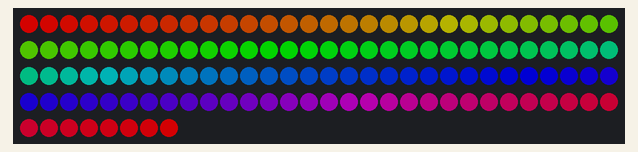
Recording of a sketch running on a simulated Arduino Uno, built with avr-gcc and run on an emulated ATmega328P. Shown: 128 RGB LEDs in strip order, left to right, continuing on the next row. Dim RGB values are drawn brighter than linear; what the sketch prints to the serial monitor is not drawn.

Above: at 2.1 s.

The sketch:

Adafruit_NeoPixel_External_Timer.ino
```cpp
#include <Adafruit_NeoPixel.h>
// Which pin on the Arduino is connected to the NeoPixels?
#define PIN            3
// How many NeoPixels are attached to the Arduino?
#define NUMPIXELS      128
Adafruit_NeoPixel strip = Adafruit_NeoPixel(NUMPIXELS , PIN, NEO_GRB + NEO_KHZ800);;


void setup(void)
{
  Serial.begin(115200);
  strip.begin();
  strip.show(); // Initialize all pixels to 'off'
  delay(2000);
}

byte Start = 0; // start byte is dec 0
byte Stop = 1; // stop byte is dec 1
int maxLoops = 100;
int postDelay = 100; //delay after the Stop byte gets sent in order to give Processing time to be ready for next Start signal
void loop(void)
{
  Serial.write(Start);
  for(int loopCount = 0; loopCount < 100; loopCount++){
    for(int i = 0; i < NUMPIXELS; i++){
       strip.setPixelColor(i, color(map(i,0,NUMPIXELS,1,384),1));
    }
    strip.show();
  }
  Serial.write(Stop);
  delay(postDelay);
}


// Color 1 from 384; brightness 0.0 to 1.0.
uint32_t color(uint16_t color, float brightness)  {
  byte r, g, b;
  int range = color / 128;
  switch (range) {
    case 0: // Red to Yellow (1 to 128)
      r = 127 - color % 128;
      g = color % 128;
      b = 0;
      break;
    case 1: // Yellow to Teal (129 to 256)
      r = 0;
      g = 127 - color % 128;
      b = color % 128;
      break;
    case 2: // Teal to Purple (257 to 384)
      r = color % 128;
      g = 0;
      b = 127 - color % 128;
      break;
  }
  r *= brightness;
  g *= brightness;
  b *= brightness;
  return strip.Color(r, g, b);
}
```
